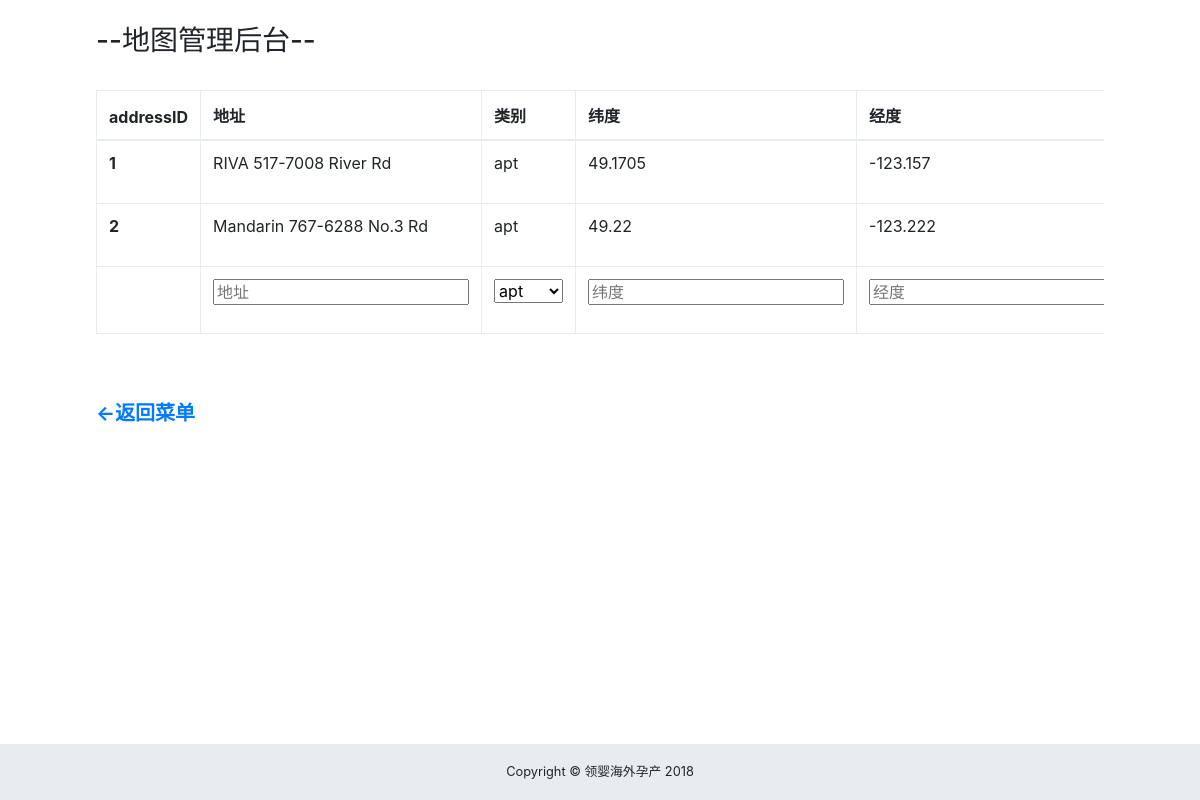
The page /admin/map/edit.php (signed in) on the database as committed earlier.
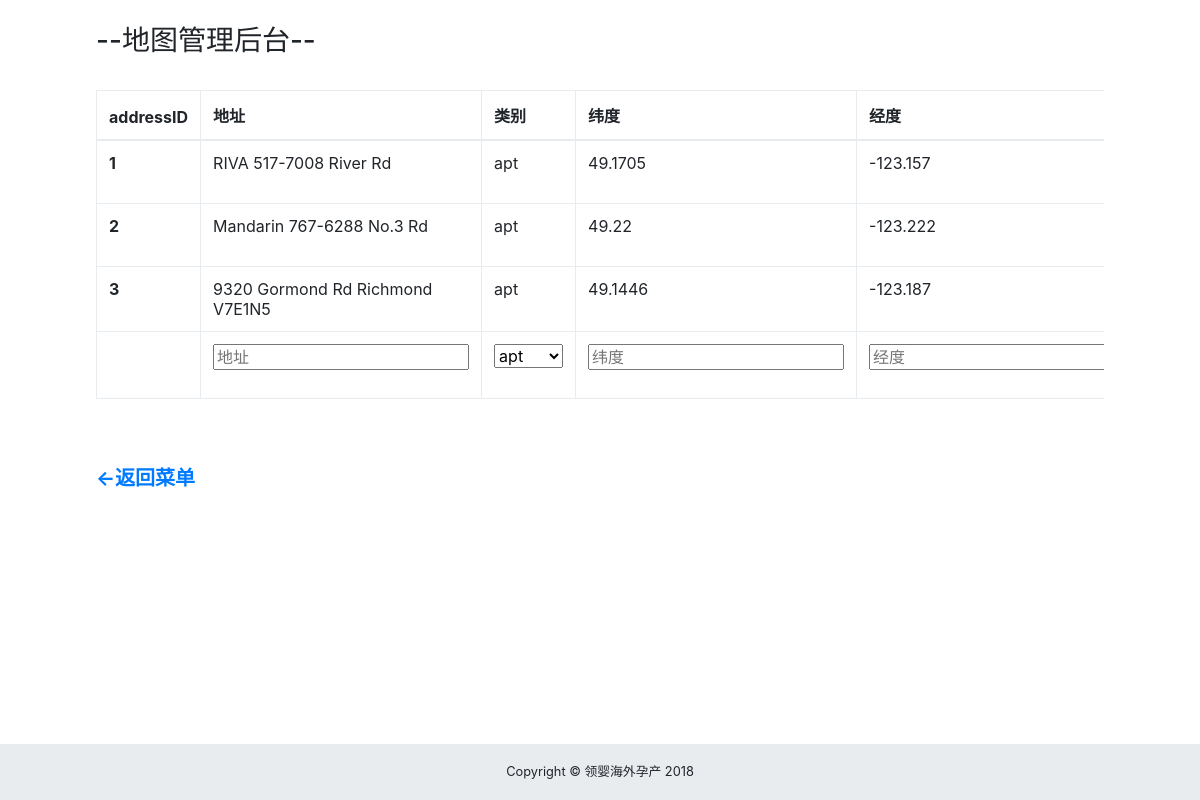
The same page on the database as committed later.
### tables this page shows
CREATE TABLE `address` (
  `aid` int(10) NOT NULL,
  `address` varchar(100) NOT NULL,
  `type` varchar(10) NOT NULL,
  `lat` float NOT NULL,
  `lng` float NOT NULL,
  `update_at` date NOT NULL
);

### admin/model/map_edit.php (the view, shortened to what this page needs)
<?php if(!defined('In_System')) exit("Access Denied");
class MapEdit{
    public function mapEdit(){
        GLOBAL $mysqli;
        $map_query = "SELECT * FROM address";
        $results = mysqli_fetch_all($mysqli->query($map_query), MYSQLI_ASSOC);
		if(sizeof($results) > 0){
            echo sprintf("
            <div class=\"table-responsive\">
                <table class=\"table table-bordered\">
                <thead>
                    <tr>
                        <th>addressID</th>
                        <th>地址</th>
                        <th>类别</th>
                        <th>纬度</th>
                        <th>经度</th>
                        <th>删掉</th>
                    </tr>
                </thead>
                <tbody>
            ");
            foreach( $results as $result){
                echo sprintf("
                            <form action=\"../map/edit.php\" method=\"post\">
                            <tr>
                            <th scope=row><input type=\"hidden\" name= \"aid\" value= %d>%d</th>
                                <td>%s</td>
                                <td>%s</td>
                                <td>%s</td>
                                <td>%s</td>
                                <td><button tyle=\"submit\" class=\"btn btn-info\" name=\"deleteAddress\">删除</button></td>
                            </tr>
                            </form>
                ", $result['aid'],$result['aid'], $result['address'],  $result['type'], $result['lat'], $result['lng']);
            }
            echo "<form action=\"../map/edit.php\" method=\"post\">
                  <tr>
                    <th>
                    </th>
                    <th>
                        <div class=\"form-group\">
                            <input tyle=\"text\" name=\"address\" placeholder='地址'>
                        </div>
                    </th>
                    <th>
                        <div class=\"form-group\">
                            <select name=\"type\">
                                <option value=\"apt\">apt</option>
                                <option value=\"house\">house</option>
                            </select>
                        </div>
                    </th>
                    <th>
                        <div class=\"form-group\">
                            <input tyle=\"text\" name=\"lat\" placeholder='纬度'>
                        </div>
                    </th>
                    <th>
                        <div class=\"form-group\">
                            <input tyle=\"text\" name=\"lng\" placeholder='经度'>
                        </div>
                    </th>
                    <td><button tyle=\"submit\" class=\"btn btn-info\" name=\"addNewAddress\">添加</button></td>
                </tr>
                </form>";
            echo sprintf("
                    </tbody>
                    </table>
                </div>");
		}
    }
}
?>

Rows that differ between the two databases and show on the page:
added address: aid "3", address "9320 Gormond Rd Richmond V7E1N5", type "apt", lat "49.1446", lng "-123.187"
